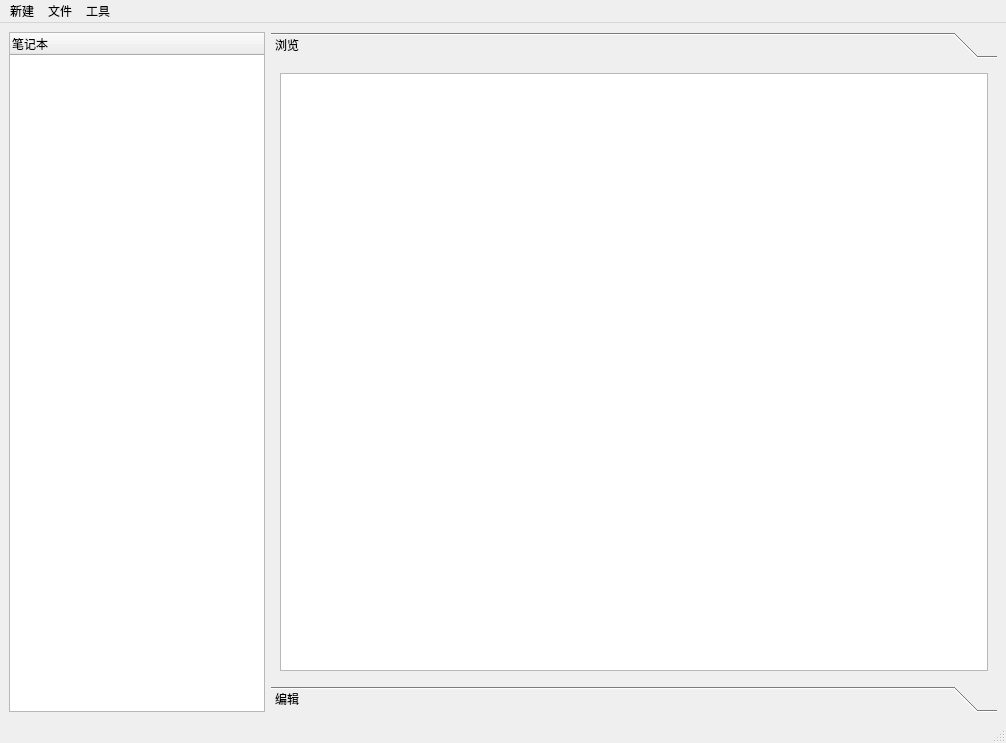
<?xml version="1.0" encoding="UTF-8"?>
<ui version="4.0">
 <class>Main</class>
 <widget class="QMainWindow" name="Main">
  <property name="geometry">
   <rect>
    <x>0</x>
    <y>0</y>
    <width>1006</width>
    <height>743</height>
   </rect>
  </property>
  <property name="windowTitle">
   <string>简Note</string>
  </property>
  <property name="windowIcon">
   <iconset>
    <normaloff>resource/book.ico</normaloff>resource/book.ico</iconset>
  </property>
  <widget class="QWidget" name="centralwidget">
   <layout class="QGridLayout" name="gridLayout">
    <item row="0" column="0">
     <widget class="QTreeWidget" name="tree">
      <property name="sizePolicy">
       <sizepolicy hsizetype="Minimum" vsizetype="Expanding">
        <horstretch>0</horstretch>
        <verstretch>0</verstretch>
       </sizepolicy>
      </property>
      <column>
       <property name="text">
        <string>笔记本</string>
       </property>
      </column>
     </widget>
    </item>
    <item row="0" column="1">
     <widget class="QToolBox" name="toolBox">
      <property name="currentIndex">
       <number>0</number>
      </property>
      <widget class="QWidget" name="page_view">
       <property name="geometry">
        <rect>
         <x>0</x>
         <y>0</y>
         <width>721</width>
         <height>610</height>
        </rect>
       </property>
       <attribute name="label">
        <string>浏览</string>
       </attribute>
       <layout class="QGridLayout" name="gridLayout_2">
        <item row="0" column="0">
         <widget class="QTextBrowser" name="textBrowser">
          <property name="styleSheet">
           <string notr="true">font: 75 12pt &quot;微软雅黑&quot;;</string>
          </property>
         </widget>
        </item>
       </layout>
      </widget>
      <widget class="QWidget" name="page_edit">
       <property name="geometry">
        <rect>
         <x>0</x>
         <y>0</y>
         <width>721</width>
         <height>610</height>
        </rect>
       </property>
       <attribute name="label">
        <string>编辑</string>
       </attribute>
       <layout class="QGridLayout" name="gridLayout_3">
        <item row="0" column="0">
         <widget class="QPlainTextEdit" name="plainTextEdit">
          <property name="styleSheet">
           <string notr="true">font: 12pt &quot;微软雅黑&quot;;</string>
          </property>
         </widget>
        </item>
        <item row="1" column="0">
         <widget class="QWidget" name="widget" native="true">
          <layout class="QGridLayout" name="gridLayout_5">
           <item row="0" column="1">
            <widget class="QPushButton" name="save">
             <property name="text">
              <string>保存(Ctrl+S)</string>
             </property>
             <property name="shortcut">
              <string>Ctrl+S</string>
             </property>
            </widget>
           </item>
           <item row="0" column="0">
            <spacer name="horizontalSpacer">
             <property name="orientation">
              <enum>Qt::Horizontal</enum>
             </property>
             <property name="sizeHint" stdset="0">
              <size>
               <width>40</width>
               <height>20</height>
              </size>
             </property>
            </spacer>
           </item>
          </layout>
         </widget>
        </item>
       </layout>
      </widget>
     </widget>
    </item>
   </layout>
  </widget>
  <widget class="QMenuBar" name="menubar">
   <property name="geometry">
    <rect>
     <x>0</x>
     <y>0</y>
     <width>1006</width>
     <height>26</height>
    </rect>
   </property>
   <widget class="QMenu" name="New">
    <property name="title">
     <string>新建</string>
    </property>
    <addaction name="addNoteBook"/>
    <addaction name="addBlock"/>
    <addaction name="addPage"/>
    <addaction name="separator"/>
   </widget>
   <widget class="QMenu" name="tool">
    <property name="title">
     <string>工具</string>
    </property>
    <addaction name="set_tool"/>
    <addaction name="about"/>
   </widget>
   <widget class="QMenu" name="file">
    <property name="title">
     <string>文件</string>
    </property>
    <addaction name="check"/>
    <addaction name="welcome"/>
    <addaction name="log"/>
    <addaction name="separator"/>
    <addaction name="actionimport_data"/>
    <addaction name="actionoutput_data"/>
   </widget>
   <addaction name="New"/>
   <addaction name="file"/>
   <addaction name="tool"/>
  </widget>
  <widget class="QStatusBar" name="statusbar"/>
  <action name="addNoteBook">
   <property name="icon">
    <iconset>
     <normaloff>F:/Picture/ico库/笔记本.png</normaloff>F:/Picture/ico库/笔记本.png</iconset>
   </property>
   <property name="text">
    <string>笔记本</string>
   </property>
   <property name="shortcut">
    <string>Ctrl+N</string>
   </property>
  </action>
  <action name="addBlock">
   <property name="icon">
    <iconset>
     <normaloff>resource/文件.png</normaloff>resource/文件.png</iconset>
   </property>
   <property name="text">
    <string>分区</string>
   </property>
   <property name="shortcut">
    <string>Ctrl+B</string>
   </property>
  </action>
  <action name="addPage">
   <property name="icon">
    <iconset>
     <normaloff>resource/页面管理.png</normaloff>resource/页面管理.png</iconset>
   </property>
   <property name="text">
    <string>页</string>
   </property>
   <property name="shortcut">
    <string>Ctrl+P</string>
   </property>
  </action>
  <action name="set_tool">
   <property name="icon">
    <iconset>
     <normaloff>resource/设置.png</normaloff>resource/设置.png</iconset>
   </property>
   <property name="text">
    <string>设置</string>
   </property>
   <property name="shortcut">
    <string>Ctrl+S</string>
   </property>
  </action>
  <action name="check">
   <property name="icon">
    <iconset>
     <normaloff>resource/查看.png</normaloff>resource/查看.png</iconset>
   </property>
   <property name="text">
    <string>查看</string>
   </property>
   <property name="shortcut">
    <string>Ctrl+C</string>
   </property>
  </action>
  <action name="log">
   <property name="icon">
    <iconset>
     <normaloff>resource/日志.png</normaloff>resource/日志.png</iconset>
   </property>
   <property name="text">
    <string>日志</string>
   </property>
   <property name="shortcut">
    <string>Ctrl+L</string>
   </property>
  </action>
  <action name="welcome">
   <property name="icon">
    <iconset>
     <normaloff>resource/应用欢迎.png</normaloff>resource/应用欢迎.png</iconset>
   </property>
   <property name="text">
    <string>欢迎界面</string>
   </property>
   <property name="shortcut">
    <string>Ctrl+W</string>
   </property>
  </action>
  <action name="about">
   <property name="icon">
    <iconset>
     <normaloff>resource/关于.png</normaloff>resource/关于.png</iconset>
   </property>
   <property name="text">
    <string>关于</string>
   </property>
   <property name="shortcut">
    <string>Ctrl+A</string>
   </property>
  </action>
  <action name="actionimport_data">
   <property name="icon">
    <iconset>
     <normaloff>resource/导入.png</normaloff>resource/导入.png</iconset>
   </property>
   <property name="text">
    <string>导入</string>
   </property>
   <property name="shortcut">
    <string>Ctrl+I</string>
   </property>
  </action>
  <action name="actionoutput_data">
   <property name="icon">
    <iconset>
     <normaloff>resource/导出.png</normaloff>resource/导出.png</iconset>
   </property>
   <property name="text">
    <string>导出</string>
   </property>
   <property name="shortcut">
    <string>Ctrl+O</string>
   </property>
  </action>
 </widget>
 <resources/>
 <connections/>
</ui>
